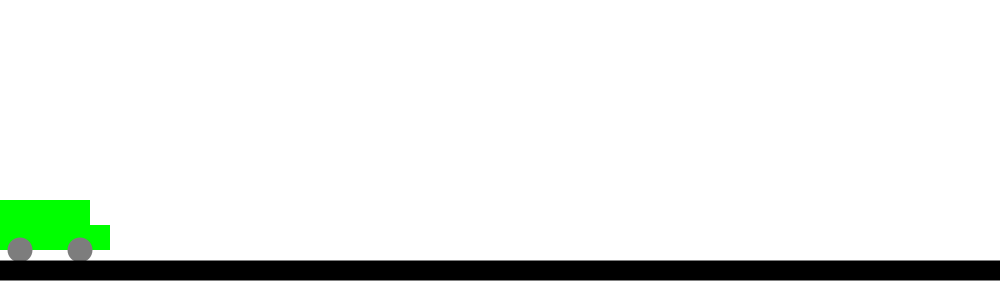
Frame 1 (no input)
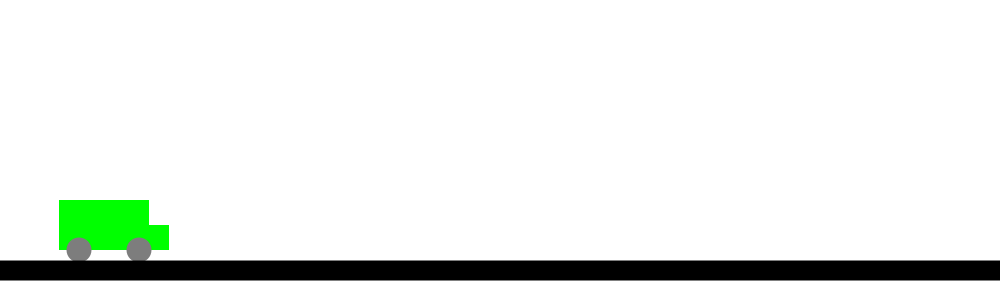
Frame 60 (the mouse pressed at the canvas centre just before this capture)
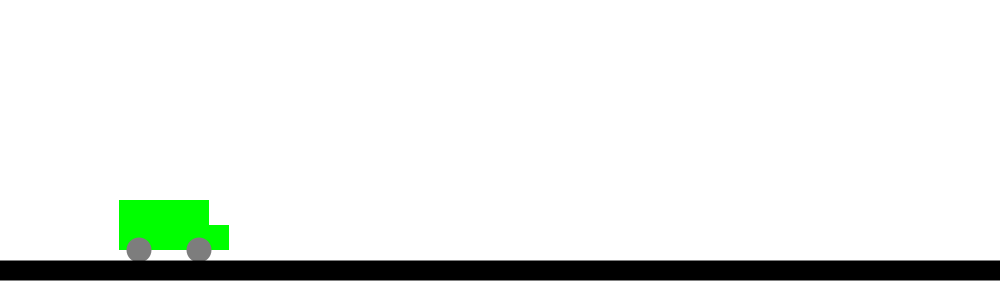
Frame 120 (the mouse held since frame 60 and released just before this capture)

The Processing sketch that drew these frames (run headless with seeded random() and noise(); from frame 60 on, the mouse is pressed at the canvas centre):

// Processing sketch: ejercicio3_parcial1
// ── ejercicio3_parcial1.pde
int xq=0;
int ye=0;

void setup(){
  size(1000,300);
   
}
void draw(){
       background(255);
      
  noStroke();
  fill(0,255,0);
  rect(xq,200,90,50);
  fill(0,255,0);
  rect(xq+65,225,45,25);
  fill(125);
  ellipse(xq+20,250, 25,25);
  ellipse(xq+80,250, 25,25);
  xq+=1;
  stroke(0);
  strokeWeight(20);
  line(0,270,1000,270);
  /*
  
  */
 
 
  
}
